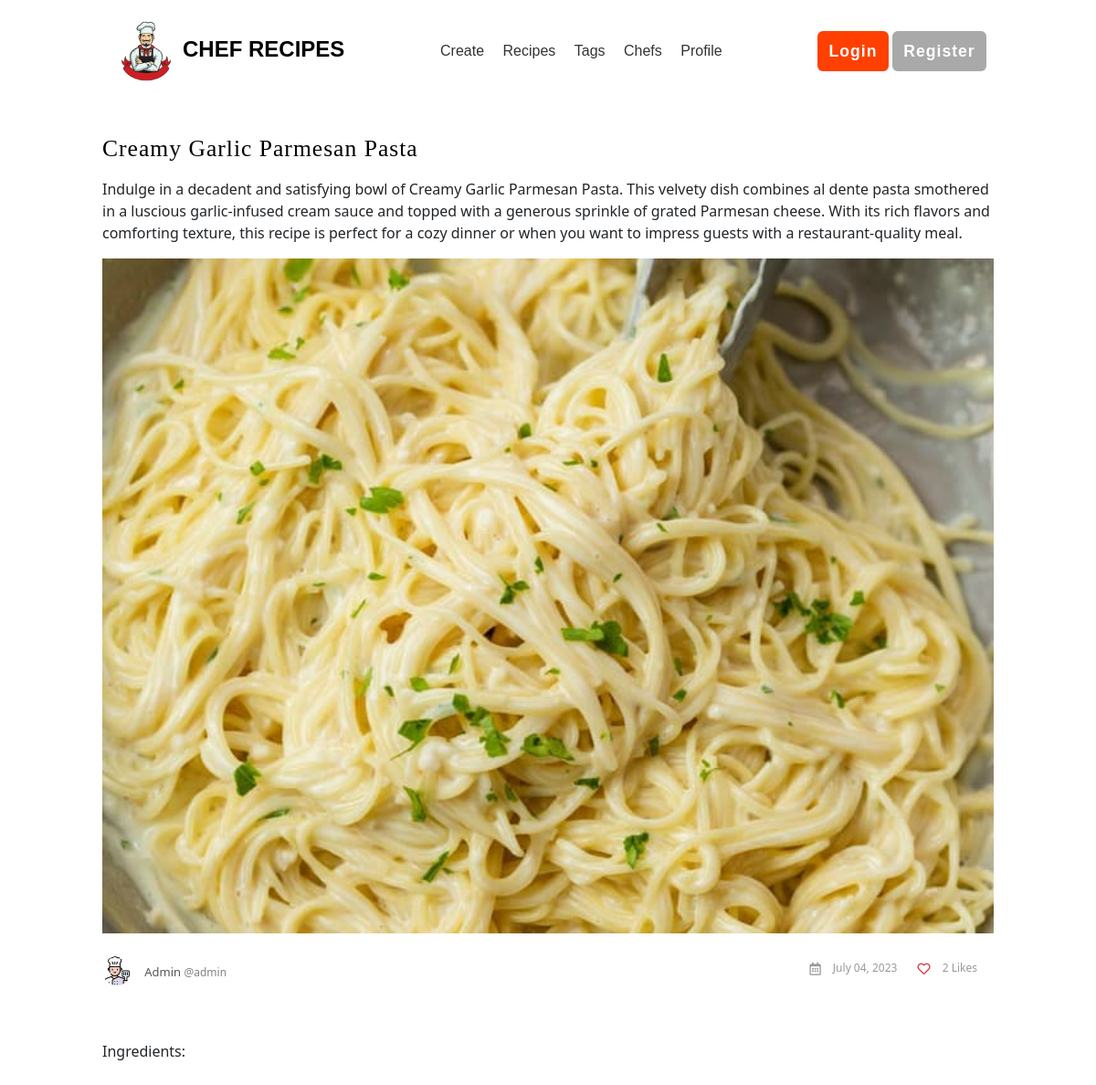
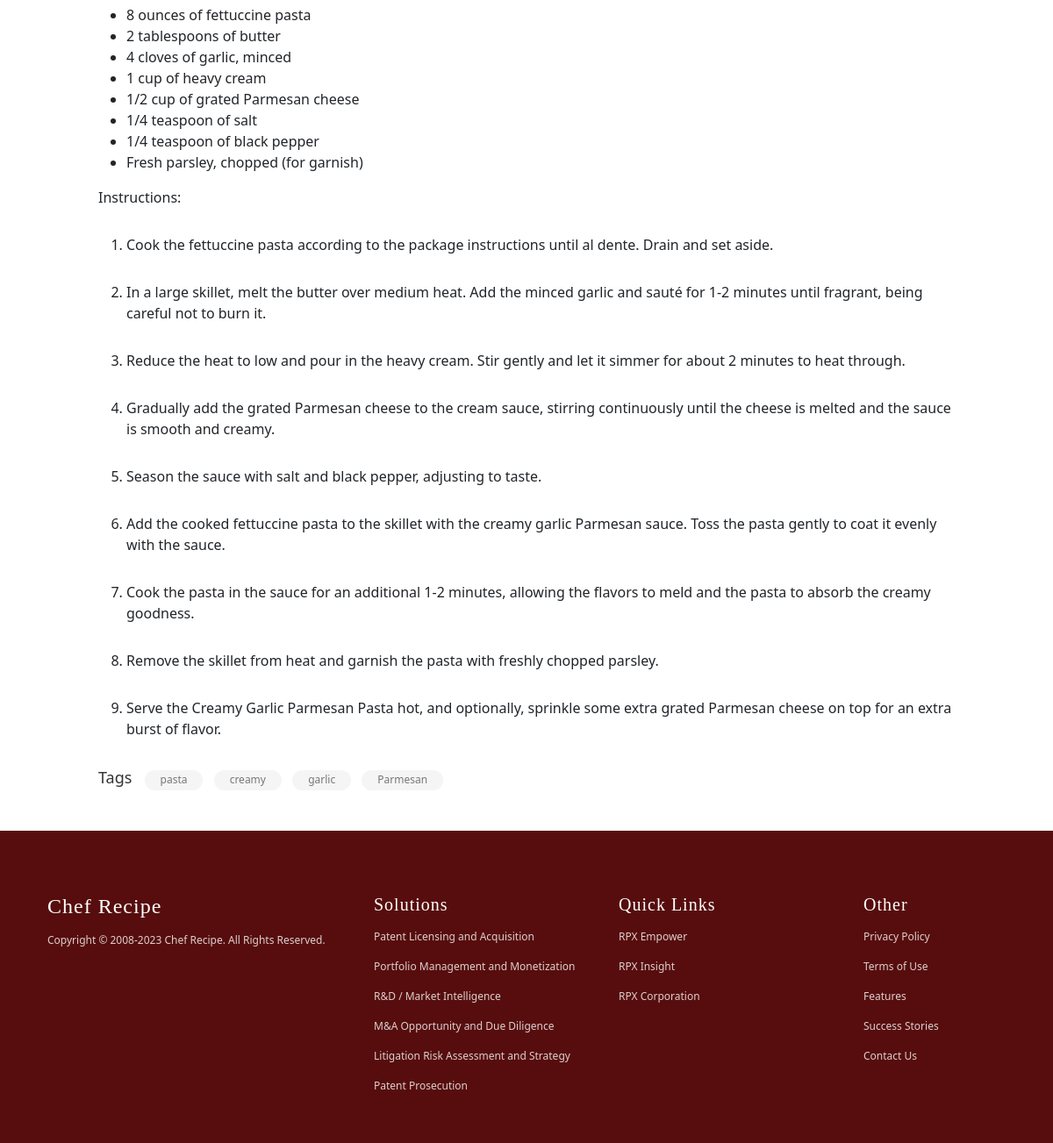
Page /details/2/ on the committed database (2 pictures, top to bottom).
### main/models.py (models this page shows, shortened)
class Recipe(models.Model):
    subject = models.CharField(max_length=100)
    image = models.ImageField(upload_to='recipe_images', blank=True)
    description = models.TextField(blank=True)
    instructions = RichTextField(blank=True)
    tags = models.ManyToManyField(Tag, blank=True)
    created_by = models.ForeignKey(User, on_delete=models.CASCADE)
    created_at = models.DateTimeField(auto_now_add=True)
    updated_at = models.DateTimeField(auto_now=True)
    liked_by = models.ManyToManyField(User, related_name='liked_recipes', blank=True)
    is_private = models.BooleanField(default=False)
    def user_profile(self):
        return UserProfile.objects.get(user=self.created_by)

class Tag(models.Model):
    name = models.CharField(max_length=50)
    created_at = models.DateTimeField(auto_now_add=True)
    updated_at = models.DateTimeField(auto_now=True)

### account/models.py (models this page shows, shortened)
class UserProfile(models.Model):
    user = models.OneToOneField(User, on_delete=models.CASCADE)
    full_name = models.CharField(max_length=100, blank=True)
    profile_picture = models.ImageField(upload_to='profile_pictures', blank=True)
    bio = models.TextField(blank=True)
    other_details = models.TextField(blank=True)
    verified = models.BooleanField(default=False)
    social_media_links = models.TextField(blank=True)
    created_at = models.DateTimeField(auto_now_add=True)
    updated_at = models.DateTimeField(auto_now=True)

### main/views.py (the view)
# urls.py: path('details/<int:id>/', views.details, name='details'),
def details(request, id):
    recipe = get_object_or_404(Recipe, id=id)
    return render(request, 'main/details.html', {'recipe': recipe})

### templates/main/details.html
{% extends 'includes/base.html' %}
{% load static %}
{% block body %}
<div class="container" style="max-width: 1000px; width: 100%; margin: auto; padding-top: 36px;">
    <div class="cs-blog-detail">
        <h2 style="color: #000; margin-bottom: 16px;">{{recipe.subject}}</h2>
        <p>{{recipe.description}}</p>
        <div class="cs-main-post">
            <figure><img alt="image" src="{{recipe.image.url}}"></figure>
        </div>
        <div class="cs-post-title">
            <div class="cs-author">
                <figure>
                    <a href="{% url 'account:profile' recipe.created_by.username %}"><img width="32" height="32" {% if recipe.user_profile.profile_picture %}src="{{recipe.user_profile.profile_picture}}" {% else %}src="{% static 'images/cheficon.png' %}" {% endif %} class="avatar avatar-32 photo" alt=""></a>
                </figure>
                <div class="cs-text">
                    <a href="{% url 'account:profile' recipe.created_by.username %}">{{recipe.user_profile.full_name}} <span style="font-size: 12px; color: gray;">@{{recipe.created_by.username}}</span></a>
                </div>
            </div>
            <div class="post-option">
                <span class="post-date"><a href="#">
                    <i class="far fa-calendar-alt"></i>
                    {{recipe.created_at|date:"F d, Y"}}
                </a></span>
                <span class="post-comment">
                    <a href="{% url 'main:like' recipe.id %}">
                        {% if request.user in recipe.liked_by.all %}
                            <i class="text-danger like-btn fas fa-heart"></i>
                        {% else %}
                            <i class="text-danger like-btn far fa-heart"></i>
                        {% endif %}
                        {{recipe.liked_by.all.count}} Likes
                    </a>
                </span>
            </div>
        </div>
        <div class="cs-post-option-panel">
            <div class="rich-editor-text">
                <p>{{recipe.instructions|safe}}</p>
            </div>
        </div>
        <div class="cs-tags">
            <div class="tags">
                <span>Tags</span>
                <ul>
                    {% for tag in recipe.tags.all %}
                        <li><a rel="tag" href="{% url 'main:tags' tag.name %}">
                            {{tag.name}}
                        </a></li>
                    {% endfor %}
                </ul>
            </div>
        </div>
    </div>
</div>
{% endblock %}

### static/css/style.css (style rules this page uses)
* { margin: 0; padding: 0; }
a, a:hover, a:focus, a:active { text-decoration: none; border: 0; }
h1, h2, h3, h4, h5, h6 { font-family: 'Baloo', cursive; letter-spacing: 1px; text-transform: capitalize; -webkit-margin-before:0; -webkit-margin-after:0; }
h2 { font-size: 1.6em; color: rgb(255, 64, 0); text-underline-position: below; }

### static/css/details.css (style rules this page uses)
.cs-blog-detail .post-option { float: right; }
.cs-blog .post-option span a, .cs-blog-detail .post-option span a { color: #999 !important; display: inline-block; font-size: 12px; margin-right: 18px; vertical-align: middle; }
.cs-blog .post-option span i, .cs-blog-detail .post-option span i { display: inline-block; font-size: 14px; margin-right: 10px; vertical-align: middle; }
.cs-blog-detail .post-option .post-date { margin-left: 18px; }
.cs-blog .cs-author, .cs-blog-detail .cs-author { float: left; margin: 0 0 10px; }
.cs-blog .cs-author figure, .cs-blog-detail .cs-author figure { display: inline-block; height: 32px; margin: 0 10px 0 0; vertical-align: middle; width: 32px; }
.cs-blog .cs-author figure img, .cs-blog-detail .cs-author figure img { border-radius: 100%; }
.cs-blog .cs-author .cs-text, .cs-blog-detail .cs-author .cs-text { display: inline-block; margin: 0; padding: 0; vertical-align: middle; }
.cs-blog .cs-author .cs-text a, .cs-blog-detail .cs-author .cs-text a { color: #555; font-size: 13px; }
.post-option span i { margin-right: 5px; transition: all 0.3s ease-in-out 0s; }
.cs-blog-detail .cs-post-title::after { clear: both; content: ""; display: block; }
.cs-blog-detail .cs-main-post img { width: 100%; }
.cs-blog-detail .cs-main-post { margin-bottom: 25px; }
.cs-blog-detail .cs-post-option-panel { float: left; padding-top: 20px; width: 100%; }
.cs-blog-detail .rich-editor-text p { margin-bottom: 30px; }
.cs-blog-detail .tags { display: inline-block; margin: 0 -4px 0 0; vertical-align: middle; width: 50%; }
.cs-blog-detail .cs-tags { display: block; margin: 0 0 40px; }
.cs-blog-detail .cs-tags .tags span { color: #333; display: inline-block; font-size: 18px; margin: 0 10px 5px 0; }
.cs-blog-detail .cs-tags .tags ul { display: inline-block; margin: 0; padding: 0; }
.cs-tags ul li { display: inline-block; list-style: outside none none; margin: 0 0 6px; }
.cs-tags ul li a { display: block; font-size: 12px; margin: 0 8px 0 0; }
.cs-tags .tags ul li a { background-color: #f5f5f5; border-radius: 20px; color: #777; padding: 2px 18px 3px; }
.rich-editor-text p { clear: both; line-height: 24px; margin-bottom: 20px; }

### rows in the picture
Recipe: subject "Creamy Garlic Parmesan Pasta", description "Indulge in a decadent and satisfying bowl of Creamy Garlic Parmesan Pasta. This velvety dish combines al dente pasta smothered in a luscious garlic-infused cream sauce and topped with a generous sprinkle of grated Parmesan cheese. With its rich flavors and comforting texture, this recipe is perfect for a cozy dinner or when you want to impress guests with a restaurant-quality meal.", image (picture), user_profile.full_name "Admin", created_by.username "admin", created_at "July 04, 2023", liked_by.all.count "2", instructions "Ingredients: 8 ounces of fettuccine pasta 2 tablespoons of butter 4 cloves of garlic, minced 1 cup of heavy cream 1/2 cup of grated Parmesan cheese 1/4 teaspoon of salt 1/4 teaspoon of black pepper Fresh parsley, chopped (for garnish) Instructions: Cook the fettuccine pasta according to the package instructions until al dente. Drain and set aside. In a large skillet, melt the butter over medium heat. Add the minced garlic and sauté for 1-2 minutes until fragrant, being careful not to burn it. Reduce the heat to low and pour in the heavy cream. Stir gently and let it simmer for about 2 minutes to heat through. Gradually add the grated Parmesan cheese to the cream sauce, stirring continuously…"
Tag: name "pasta"
Tag: name "creamy"
Tag: name "garlic"
Tag: name "Parmesan"
